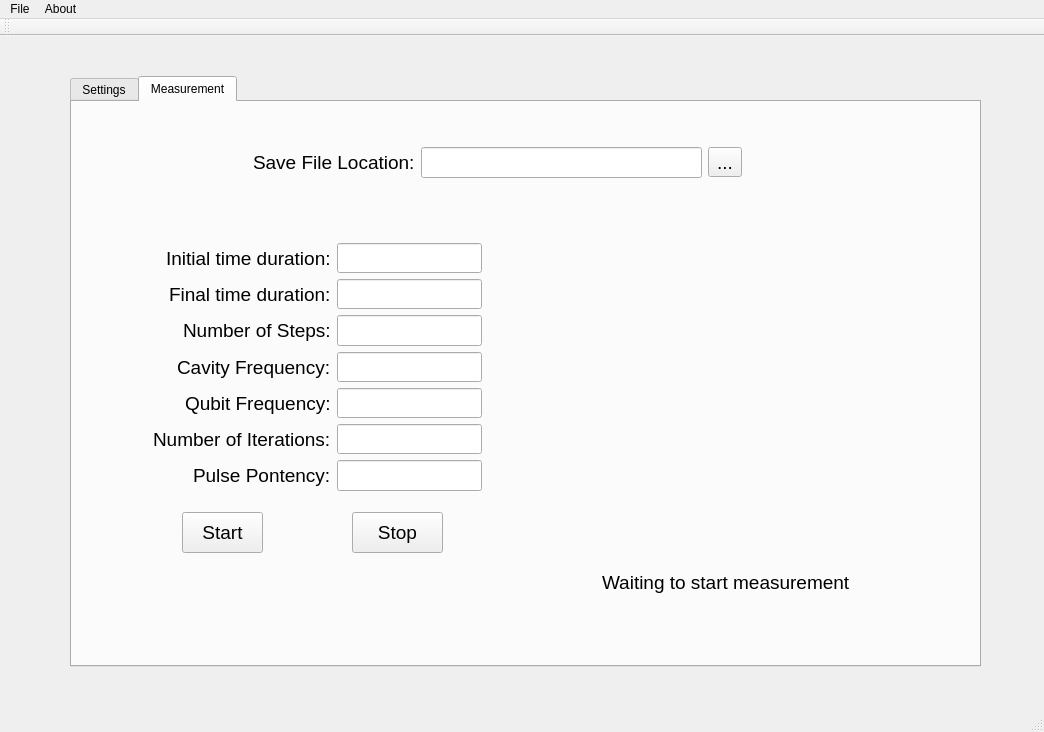
<?xml version="1.0" encoding="UTF-8"?>
<ui version="4.0">
 <class>PiPulseQtClass</class>
 <widget class="QMainWindow" name="PiPulseQtClass">
  <property name="geometry">
   <rect>
    <x>0</x>
    <y>0</y>
    <width>1044</width>
    <height>732</height>
   </rect>
  </property>
  <property name="windowTitle">
   <string>PiPulseQt</string>
  </property>
  <widget class="QWidget" name="centralWidget">
   <widget class="QTabWidget" name="tabWidget">
    <property name="geometry">
     <rect>
      <x>70</x>
      <y>40</y>
      <width>911</width>
      <height>591</height>
     </rect>
    </property>
    <property name="currentIndex">
     <number>1</number>
    </property>
    <widget class="QWidget" name="tab">
     <attribute name="title">
      <string>Settings</string>
     </attribute>
    </widget>
    <widget class="QWidget" name="tab_2">
     <attribute name="title">
      <string>Measurement</string>
     </attribute>
     <widget class="QWidget" name="formLayoutWidget">
      <property name="geometry">
       <rect>
        <x>70</x>
        <y>130</y>
        <width>351</width>
        <height>270</height>
       </rect>
      </property>
      <layout class="QFormLayout" name="formLayout">
       <property name="labelAlignment">
        <set>Qt::AlignRight|Qt::AlignTrailing|Qt::AlignVCenter</set>
       </property>
       <item row="2" column="0">
        <widget class="QLabel" name="nStepsLabel">
         <property name="font">
          <font>
           <pointsize>14</pointsize>
          </font>
         </property>
         <property name="text">
          <string>Number of Steps:</string>
         </property>
        </widget>
       </item>
       <item row="2" column="1">
        <widget class="QLineEdit" name="nStepsEdit">
         <property name="font">
          <font>
           <pointsize>14</pointsize>
          </font>
         </property>
        </widget>
       </item>
       <item row="3" column="0">
        <widget class="QLabel" name="cavityFreqLabel">
         <property name="font">
          <font>
           <pointsize>14</pointsize>
          </font>
         </property>
         <property name="text">
          <string>Cavity Frequency:</string>
         </property>
        </widget>
       </item>
       <item row="3" column="1">
        <widget class="QLineEdit" name="cavityFreqEdit">
         <property name="font">
          <font>
           <pointsize>14</pointsize>
          </font>
         </property>
        </widget>
       </item>
       <item row="4" column="0">
        <widget class="QLabel" name="qubitFreqLabel">
         <property name="font">
          <font>
           <pointsize>14</pointsize>
          </font>
         </property>
         <property name="text">
          <string>Qubit Frequency:</string>
         </property>
        </widget>
       </item>
       <item row="4" column="1">
        <widget class="QLineEdit" name="qubitFreqEdit">
         <property name="font">
          <font>
           <pointsize>14</pointsize>
          </font>
         </property>
        </widget>
       </item>
       <item row="5" column="0">
        <widget class="QLabel" name="nIterLabel">
         <property name="font">
          <font>
           <pointsize>14</pointsize>
          </font>
         </property>
         <property name="text">
          <string>Number of Iterations:</string>
         </property>
        </widget>
       </item>
       <item row="5" column="1">
        <widget class="QLineEdit" name="nIterEdit">
         <property name="font">
          <font>
           <pointsize>14</pointsize>
          </font>
         </property>
        </widget>
       </item>
       <item row="6" column="0">
        <widget class="QLabel" name="potencyLabel">
         <property name="font">
          <font>
           <pointsize>14</pointsize>
          </font>
         </property>
         <property name="text">
          <string>Pulse Pontency:</string>
         </property>
        </widget>
       </item>
       <item row="6" column="1">
        <widget class="QLineEdit" name="potencyEdit">
         <property name="font">
          <font>
           <pointsize>14</pointsize>
          </font>
         </property>
        </widget>
       </item>
       <item row="1" column="0">
        <widget class="QLabel" name="finalTauLabel">
         <property name="font">
          <font>
           <pointsize>14</pointsize>
          </font>
         </property>
         <property name="text">
          <string>Final time duration:</string>
         </property>
        </widget>
       </item>
       <item row="1" column="1">
        <widget class="QLineEdit" name="lineEdit">
         <property name="font">
          <font>
           <pointsize>14</pointsize>
          </font>
         </property>
        </widget>
       </item>
       <item row="0" column="1">
        <widget class="QLineEdit" name="initialTauEdit">
         <property name="font">
          <font>
           <pointsize>14</pointsize>
          </font>
         </property>
        </widget>
       </item>
       <item row="0" column="0">
        <widget class="QLabel" name="initialTauLabel">
         <property name="font">
          <font>
           <pointsize>14</pointsize>
          </font>
         </property>
         <property name="text">
          <string>Initial time duration:</string>
         </property>
        </widget>
       </item>
      </layout>
     </widget>
     <widget class="QWidget" name="horizontalLayoutWidget">
      <property name="geometry">
       <rect>
        <x>170</x>
        <y>20</y>
        <width>511</width>
        <height>81</height>
       </rect>
      </property>
      <layout class="QHBoxLayout" name="horizontalLayout">
       <item>
        <widget class="QLabel" name="saveFileLocationLabel">
         <property name="font">
          <font>
           <pointsize>14</pointsize>
          </font>
         </property>
         <property name="text">
          <string>Save File Location:</string>
         </property>
        </widget>
       </item>
       <item>
        <widget class="QLineEdit" name="saveFileLocationEdit">
         <property name="font">
          <font>
           <pointsize>14</pointsize>
          </font>
         </property>
        </widget>
       </item>
       <item>
        <widget class="QToolButton" name="saveFileLocationToolButton">
         <property name="font">
          <font>
           <pointsize>14</pointsize>
          </font>
         </property>
         <property name="text">
          <string>...</string>
         </property>
        </widget>
       </item>
      </layout>
     </widget>
     <widget class="QCustomPlot" name="widget" native="true">
      <property name="geometry">
       <rect>
        <x>450</x>
        <y>120</y>
        <width>421</width>
        <height>321</height>
       </rect>
      </property>
     </widget>
     <widget class="QPushButton" name="pushButton">
      <property name="geometry">
       <rect>
        <x>110</x>
        <y>410</y>
        <width>81</width>
        <height>41</height>
       </rect>
      </property>
      <property name="font">
       <font>
        <pointsize>14</pointsize>
       </font>
      </property>
      <property name="text">
       <string>Start</string>
      </property>
     </widget>
     <widget class="QPushButton" name="pushButton_2">
      <property name="geometry">
       <rect>
        <x>280</x>
        <y>410</y>
        <width>91</width>
        <height>41</height>
       </rect>
      </property>
      <property name="font">
       <font>
        <pointsize>14</pointsize>
       </font>
      </property>
      <property name="text">
       <string>Stop</string>
      </property>
     </widget>
     <widget class="QLabel" name="notificationLabel">
      <property name="geometry">
       <rect>
        <x>530</x>
        <y>460</y>
        <width>271</width>
        <height>41</height>
       </rect>
      </property>
      <property name="font">
       <font>
        <pointsize>14</pointsize>
       </font>
      </property>
      <property name="text">
       <string>Waiting to start measurement</string>
      </property>
     </widget>
    </widget>
   </widget>
  </widget>
  <widget class="QMenuBar" name="menuBar">
   <property name="geometry">
    <rect>
     <x>0</x>
     <y>0</y>
     <width>1044</width>
     <height>21</height>
    </rect>
   </property>
   <widget class="QMenu" name="menuFile">
    <property name="title">
     <string>File</string>
    </property>
   </widget>
   <widget class="QMenu" name="menuAbout">
    <property name="title">
     <string>About</string>
    </property>
   </widget>
   <addaction name="menuFile"/>
   <addaction name="menuAbout"/>
  </widget>
  <widget class="QToolBar" name="mainToolBar">
   <attribute name="toolBarArea">
    <enum>TopToolBarArea</enum>
   </attribute>
   <attribute name="toolBarBreak">
    <bool>false</bool>
   </attribute>
  </widget>
  <widget class="QStatusBar" name="statusBar"/>
 </widget>
 <layoutdefault spacing="6" margin="11"/>
 <customwidgets>
  <customwidget>
   <class>QCustomPlot</class>
   <extends>QWidget</extends>
   <header>qcustomplot.h</header>
   <container>1</container>
  </customwidget>
 </customwidgets>
 <resources>
  <include location="PiPulseQt.qrc"/>
 </resources>
 <connections/>
</ui>
